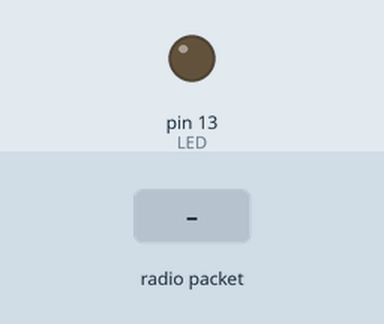
This sketch was run on a simulated Arduino Uno, built with avr-gcc and run on an emulated ATmega328P. On the bench: output pins drawn as LEDs (lit = HIGH). The test bench sets the inputs (shaded band). No radio packets arrive unless stated; pins used as bus, display or sensor lines are not drawn; what the sketch prints to the serial monitor is not drawn.

Above: at 1.3 s.
1.4 s: radio packet "1" arrives
Timing chart, 0 to 4.4 s (numbered marks = the images above; inputs shaded):
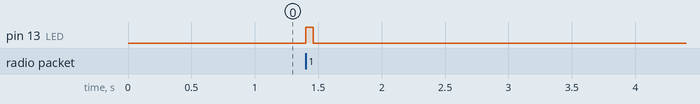

The sketch:

feather_code_rx.ino
```cpp
    // Feather9x_RX
    // -*- mode: C++ -*-
    // Example sketch showing how to create a simple messaging client (receiver)
    // with the RH_RF69 class. RH_RF69 class does not provide for addressing or
    // reliability, so you should only use RH_RF69 if you do not need the higher
    // level messaging abilities.
    // It is designed to work with the other example Feather9x_TX

    #include <SPI.h>
    #include <RH_RF69.h>

    // for feather m0
    #define RFM69_CS A1
    #define RFM69_RST 6
    #define RFM69_INT A2
    #define RFM69_MOSI 10
    #define RFM69_MISO 11
    #define RFM69_SCK 12

    // for feather m0 bluefruit
    #define BLUEFRUIT_SPI_CS               8
    #define BLUEFRUIT_SPI_IRQ              7
    #define BLUEFRUIT_SPI_RST              4    // Optional but recommended, set to -1 if unused

    // Change to 434.0 or other frequency, must match RX's freq!
    #define RF69_FREQ 915.0

    // Singleton instance of the radio driver
    RH_RF69 rf69(RFM69_CS, RFM69_INT);

    // Blinky on receipt
    #define LED 13

    void setup()
    {
      pinMode(LED, OUTPUT);
      pinMode(RFM69_RST, OUTPUT);
      digitalWrite(RFM69_RST, HIGH);

      while (!Serial);
      Serial.begin(9600);
      delay(100);

      Serial.println("Feather LoRa RX Test!");

      // manual reset
      digitalWrite(RFM69_RST, LOW);
      delay(10);
      digitalWrite(RFM69_RST, HIGH);
      delay(10);

      while (!rf69.init()) {
        Serial.println("LoRa radio init failed");
        while (1);
      }
      Serial.println("LoRa radio init OK!");

      // Defaults after init are 434.0MHz, modulation GFSK_Rb250Fd250, +13dbM
      if (!rf69.setFrequency(RF69_FREQ)) {
        Serial.println("setFrequency failed");
        while (1);
      }
      Serial.print("Set Freq to: "); Serial.println(RF69_FREQ);

      // Defaults after init are 434.0MHz, 13dBm, Bw = 125 kHz, Cr = 4/5, Sf = 128chips/symbol, CRC on

      // The default transmitter power is 13dBm, using PA_BOOST.
      // If you are using RFM69/96/97/98 modules which uses the PA_BOOST transmitter pin, then
      // you can set transmitter powers from 5 to 23 dBm:
      rf69.setTxPower(23);
    }

    void loop()
    {
      if (rf69.available())
      {
        // Should be a message for us now
        uint8_t buf[RH_RF69_MAX_MESSAGE_LEN];
        uint8_t len = sizeof(buf);

        if (rf69.recv(buf, &len))
        {
          digitalWrite(LED, HIGH);
          RH_RF69::printBuffer("Received: ", buf, len);
          Serial.print("Got: ");
          Serial.println((char*)buf);
           Serial.print("RSSI: ");
          Serial.println(rf69.lastRssi(), DEC);

          // Send a reply
          uint8_t data[] = "And hello back to you";
          rf69.send(data, sizeof(data));
          rf69.waitPacketSent();
          Serial.println("Sent a reply");
          digitalWrite(LED, LOW);
        }
        else
        {
          Serial.println("Receive failed");
        }
      }
    }
```

Measured:
- after the input at 1.4 s, pin 13 (LED): LOW → HIGH at once, → LOW 0.06 s later
